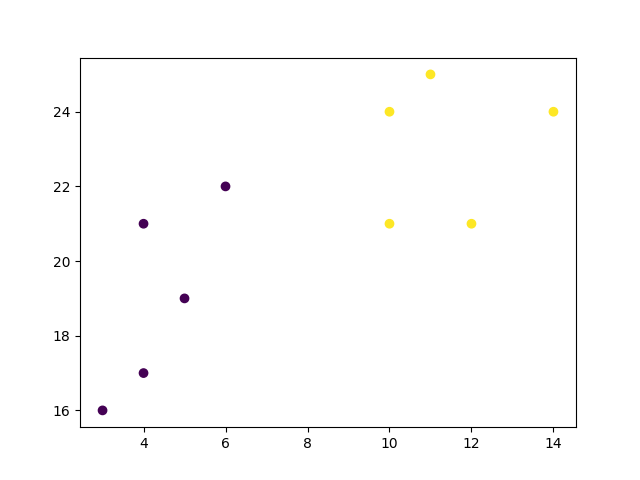

Write Python code to recreate this figure.
# W3Schools, Python Machine Learning, Hierarchical Clustering
import numpy as np
import matplotlib.pyplot as plt
from sklearn.cluster import AgglomerativeClustering

x = [4, 5, 10, 4, 3, 11, 14 , 6, 10, 12]
y = [21, 19, 24, 17, 16, 25, 24, 22, 21, 21]

data = list(zip(x, y))

hierarchical_cluster = AgglomerativeClustering(n_clusters=2, metric='euclidean', linkage='ward')
labels = hierarchical_cluster.fit_predict(data)

plt.scatter(x, y, c=labels)
plt.show()
